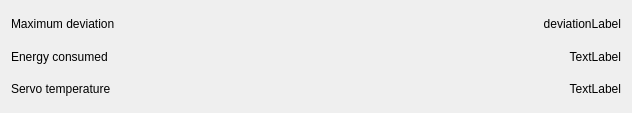
<?xml version="1.0" encoding="UTF-8"?>
<ui version="4.0">
 <class>StatisticsWidget</class>
 <widget class="QWidget" name="StatisticsWidget">
  <property name="geometry">
   <rect>
    <x>0</x>
    <y>0</y>
    <width>632</width>
    <height>113</height>
   </rect>
  </property>
  <property name="windowTitle">
   <string>Form</string>
  </property>
  <layout class="QGridLayout" name="gridLayout">
   <item row="0" column="0">
    <widget class="QLabel" name="label">
     <property name="text">
      <string>Maximum deviation</string>
     </property>
    </widget>
   </item>
   <item row="0" column="1">
    <widget class="QLabel" name="deviationLabel">
     <property name="text">
      <string>deviationLabel</string>
     </property>
     <property name="alignment">
      <set>Qt::AlignRight|Qt::AlignTrailing|Qt::AlignVCenter</set>
     </property>
    </widget>
   </item>
   <item row="1" column="0">
    <widget class="QLabel" name="label_2">
     <property name="text">
      <string>Energy consumed</string>
     </property>
    </widget>
   </item>
   <item row="1" column="1">
    <widget class="QLabel" name="energyLabel">
     <property name="text">
      <string>TextLabel</string>
     </property>
     <property name="alignment">
      <set>Qt::AlignRight|Qt::AlignTrailing|Qt::AlignVCenter</set>
     </property>
    </widget>
   </item>
   <item row="2" column="0">
    <widget class="QLabel" name="label_3">
     <property name="text">
      <string>Servo temperature</string>
     </property>
    </widget>
   </item>
   <item row="2" column="1">
    <widget class="QLabel" name="temperatureLabel">
     <property name="text">
      <string>TextLabel</string>
     </property>
     <property name="alignment">
      <set>Qt::AlignRight|Qt::AlignTrailing|Qt::AlignVCenter</set>
     </property>
    </widget>
   </item>
  </layout>
 </widget>
 <resources/>
 <connections/>
</ui>
